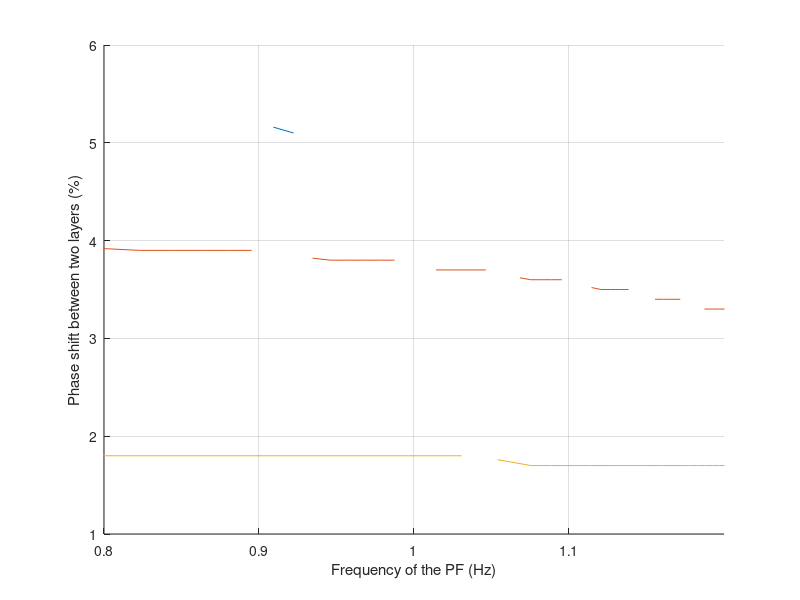

Here is the MATLAB script that generated this plot:
clear all
clc
% G = 1.602:0.0005:1.625;

load('F.mat')

load('PS1.mat')
S = PD;
load('PS2.mat')
M = PD;
load('PS3.mat')
L = PD;


% figure(1)
% hold on 
% grid on
% plot(G,S)
% plot(G,M)
% plot(G,L)

figure(1)
hold on 
grid on
plot(F,S)
plot(F,M)
plot(F,L)
xlim([0.8 1.2])
xlabel('Frequency of the PF (Hz)')
ylabel('Phase shift between two layers (%)')
set(gcf,'Position',[500 200 600 400])